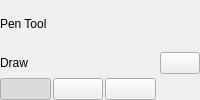
<?xml version="1.0" encoding="UTF-8"?>
<ui version="4.0">
  <class>PenWidget</class>
  <widget class="QWidget" name="PenWidget">
    <property name="geometry">
      <rect>
        <x>0</x>
        <y>0</y>
        <width>200</width>
        <height>100</height>
      </rect>
    </property>
    <property name="windowTitle">
      <string>Pen Tool</string>
    </property>
    <layout class="QGridLayout" name="gridLayout" columnstretch="1,1,0">
      <property name="leftMargin">
        <number>0</number>
      </property>
      <property name="topMargin">
        <number>0</number>
      </property>
      <property name="rightMargin">
        <number>0</number>
      </property>
      <property name="bottomMargin">
        <number>0</number>
      </property>
      <property name="spacing">
        <number>4</number>
      </property>
      <item row="0" column="0" colspan="2">
        <widget class="QLabel" name="penToolLabel">
          <property name="text">
            <string>Pen Tool</string>
          </property>
          <property name="class" stdset="0">
            <string>panel-heading</string>
          </property>
        </widget>
      </item>
      <item row="1" column="0" colspan="2">
        <widget class="QLabel" name="modeLabel">
          <property name="text">
            <string>Draw</string>
          </property>
          <property name="class" stdset="0">
            <string>panel-label</string>
          </property>
        </widget>
      </item>
      <item row="1" column="2">
        <widget class="QPushButton" name="dummy">
          <property name="visible">
            <bool>false</bool>
          </property>
          <property name="icon">
            <iconset>
              <normaloff>:/icons/settings</normaloff>
            </iconset>
          </property>
        </widget>
      </item>
      <item row="2" column="0" colspan="2">
        <layout class="QHBoxLayout" name="modeLayout">
          <property name="spacing">
            <number>2</number>
          </property>
          <property name="leftMargin">
            <number>0</number>
          </property>
          <property name="topMargin">
            <number>0</number>
          </property>
          <property name="rightMargin">
            <number>0</number>
          </property>
          <property name="bottomMargin">
            <number>0</number>
          </property>
          <item>
            <widget class="QPushButton" name="bezierButton">
              <property name="toolTip">
                <string>Create regular Bezier paths</string>
              </property>
              <property name="checkable">
                <bool>true</bool>
              </property>
              <property name="checked">
                <bool>true</bool>
              </property>
              <property name="icon">
                <iconset>
                  <normaloff>:/icons/path-mode-bezier</normaloff>
                </iconset>
              </property>
              <property name="class" stdset="0">
                <string>segment-first</string>
              </property>
            </widget>
          </item>
          <item>
            <widget class="QPushButton" name="bsplineButton">
              <property name="toolTip">
                <string>Create composite Bezier splines</string>
              </property>
              <property name="checkable">
                <bool>true</bool>
              </property>
              <property name="icon">
                <iconset>
                  <normaloff>:/icons/path-mode-bspline</normaloff>
                </iconset>
              </property>
              <property name="class" stdset="0">
                <string>segment-middle</string>
              </property>
            </widget>
          </item>
          <item>
            <widget class="QPushButton" name="paraxialButton">
              <property name="toolTip">
                <string>Create paraxial line segments</string>
              </property>
              <property name="checkable">
                <bool>true</bool>
              </property>
              <property name="icon">
                <iconset>
                  <normaloff>:/icons/path-mode-polyline-paraxial</normaloff>
                </iconset>
              </property>
              <property name="class" stdset="0">
                <string>segment-last</string>
              </property>
            </widget>
          </item>
        </layout>
      </item>
    </layout>
  </widget>
  <resources/>
  <connections/>
</ui>
